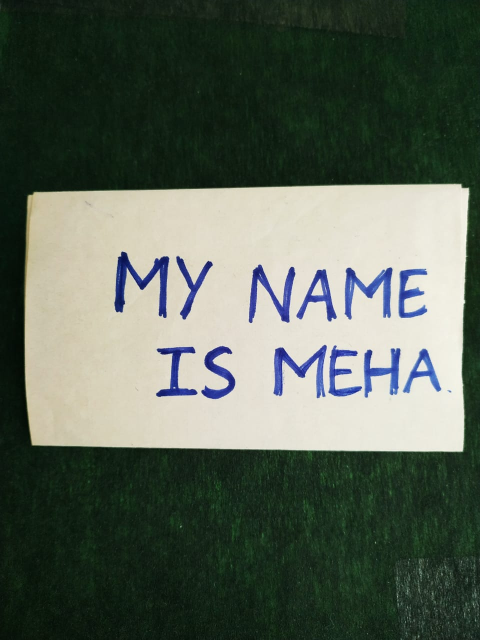
#> input picture doc_scanner/test_img.jpg, 960 x 1280 px (shown at 1/2 size)
$ python scanner.py
#> lines starting #> are read from the running program, lines starting #| are printed output that depends on the picture; after the words box and inside, x2 and y2 are one past the last pixel; in counts of white or black regions, pixels touching at a corner belong together
import cv2
import numpy as np
import mapper

# read in the image
image = cv2.imread("test_img.jpg")
#> image is the input picture: shape (1280, 960, 3); mean B, G, R 87.4, 99.8, 89.9

# resizing because opencv does not work well with bigger images
image = cv2.resize(image, (1300, 800))
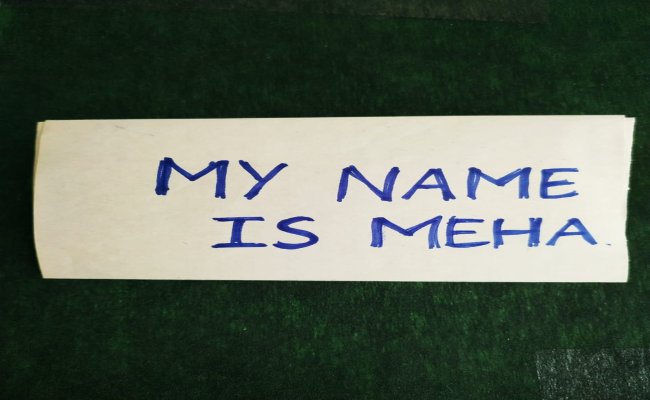
#> image: shape (800, 1300, 3) (shown at 1/2 size); mean B, G, R 87.3, 99.7, 89.8
orig = image.copy()

# RGB To Gray Scale
gray = cv2.cvtColor(image, cv2.COLOR_BGR2GRAY)
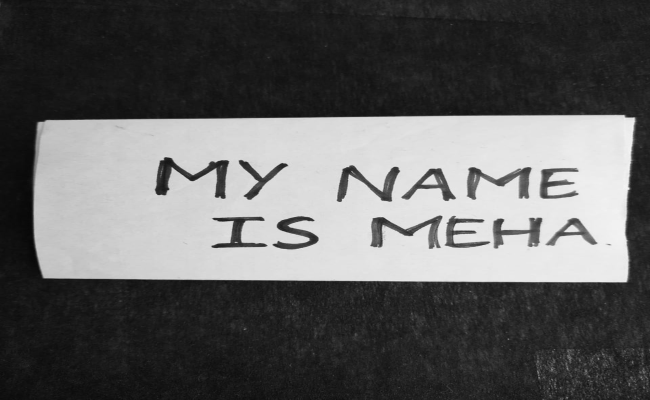
#> gray: shape (800, 1300) (shown at 1/2 size); min 6, max 249, mean 95.4
cv2.imshow("Title", gray)

# (5,5) is the kernel size and 0 is sigma that determines the amount of blur
blurred = cv2.GaussianBlur(gray, (5, 5), 0)
cv2.imshow("Blur", blurred)

# 30 MinThreshold and 50 is the MaxThreshold
edged = cv2.Canny(blurred, 30, 50)
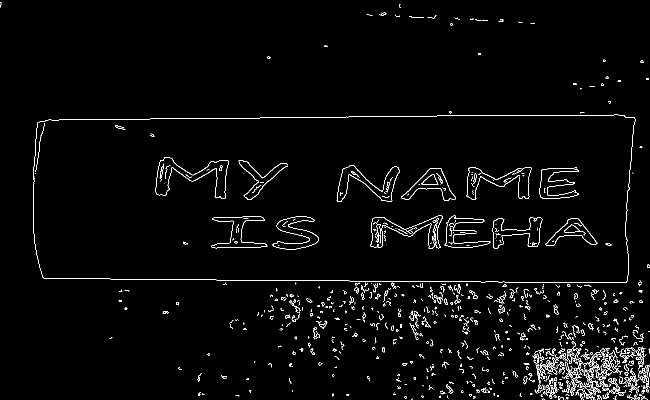
#> edged: shape (800, 1300) (shown at 1/2 size); 2.3% white in thin lines or dots
cv2.imshow("Canny", edged)

# retrieve the contours as a list, with simple apprximation model
contours, hierarchy = cv2.findContours(edged, cv2.RETR_LIST, cv2.CHAIN_APPROX_SIMPLE)
#> contours = 1062 contours, 935 with area under 20; largest, box (x1, y1, x2, y2) and area: (66, 229, 1271, 565) 388109, (66, 229, 1271, 565) 388090, (310, 314, 458, 398) 4502, (310, 314, 458, 398) 4376, (673, 330, 800, 404) 3422
contours = sorted(contours, key=cv2.contourArea, reverse=True)

# the loop extracts the boundary contours of the page
for c in contours:
    p = cv2.arcLength(c, True)
    approx = cv2.approxPolyDP(c, 0.02 * p, True)

    if len(approx) == 4:
        target = approx
        break
#> this loop made 1 pass
#> (p, target) on pass 1: (3059.2, [[1270, 238], [91, 240], [74, 515], [1253, 564]])

# find endpoints of the sheet
#> (the run stopped early here; a loop or call above may not have finished)
